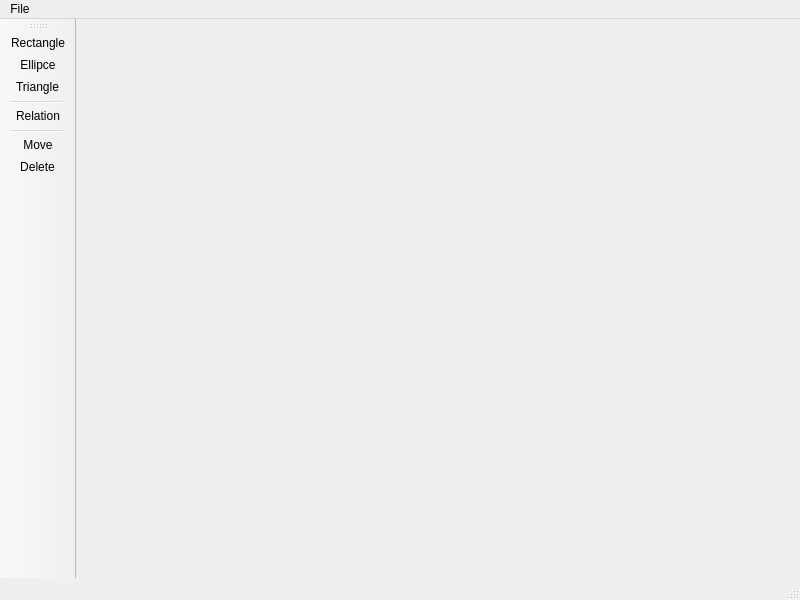
<?xml version="1.0" encoding="UTF-8"?>
<ui version="4.0">
 <class>MainWindow</class>
 <widget class="QMainWindow" name="MainWindow">
  <property name="geometry">
   <rect>
    <x>0</x>
    <y>0</y>
    <width>800</width>
    <height>600</height>
   </rect>
  </property>
  <property name="windowTitle">
   <string>MainWindow</string>
  </property>
  <widget class="QWidget" name="centralwidget"/>
  <widget class="QMenuBar" name="menubar">
   <property name="geometry">
    <rect>
     <x>0</x>
     <y>0</y>
     <width>800</width>
     <height>22</height>
    </rect>
   </property>
   <widget class="QMenu" name="menuFile">
    <property name="title">
     <string>File</string>
    </property>
   </widget>
   <addaction name="menuFile"/>
  </widget>
  <widget class="QStatusBar" name="statusbar"/>
  <widget class="QToolBar" name="toolBar">
   <property name="windowTitle">
    <string>toolBar</string>
   </property>
   <attribute name="toolBarArea">
    <enum>LeftToolBarArea</enum>
   </attribute>
   <attribute name="toolBarBreak">
    <bool>false</bool>
   </attribute>
   <addaction name="actionRectangle"/>
   <addaction name="actionEllipce"/>
   <addaction name="actionTriangle"/>
   <addaction name="separator"/>
   <addaction name="actionRelation"/>
   <addaction name="separator"/>
   <addaction name="actionMove"/>
   <addaction name="actionDelete"/>
  </widget>
  <action name="actionTriangle">
   <property name="checkable">
    <bool>true</bool>
   </property>
   <property name="text">
    <string>Triangle</string>
   </property>
   <property name="toolTip">
    <string>add Triangle</string>
   </property>
   <property name="shortcut">
    <string>Ctrl+T</string>
   </property>
  </action>
  <action name="actionEllipce">
   <property name="checkable">
    <bool>true</bool>
   </property>
   <property name="text">
    <string>Ellipce</string>
   </property>
   <property name="toolTip">
    <string>add Ellipce</string>
   </property>
   <property name="shortcut">
    <string>Ctrl+E</string>
   </property>
  </action>
  <action name="actionDelete">
   <property name="checkable">
    <bool>true</bool>
   </property>
   <property name="text">
    <string>Delete</string>
   </property>
   <property name="toolTip">
    <string>Delete Figure/Relation</string>
   </property>
   <property name="shortcut">
    <string>Backspace</string>
   </property>
   <property name="menuRole">
    <enum>QAction::MenuRole::NoRole</enum>
   </property>
  </action>
  <action name="actionRelation">
   <property name="checkable">
    <bool>true</bool>
   </property>
   <property name="text">
    <string>Relation</string>
   </property>
   <property name="toolTip">
    <string>add Relation</string>
   </property>
   <property name="shortcut">
    <string>Ctrl+L</string>
   </property>
   <property name="menuRole">
    <enum>QAction::MenuRole::NoRole</enum>
   </property>
  </action>
  <action name="actionRectangle">
   <property name="checkable">
    <bool>true</bool>
   </property>
   <property name="text">
    <string>Rectangle</string>
   </property>
   <property name="toolTip">
    <string>add Rectangle</string>
   </property>
   <property name="shortcut">
    <string>Ctrl+R</string>
   </property>
  </action>
  <action name="actionMove">
   <property name="checkable">
    <bool>true</bool>
   </property>
   <property name="text">
    <string>Move</string>
   </property>
   <property name="toolTip">
    <string>Move Figure</string>
   </property>
   <property name="shortcut">
    <string>Ctrl+M</string>
   </property>
   <property name="menuRole">
    <enum>QAction::MenuRole::NoRole</enum>
   </property>
  </action>
 </widget>
 <resources/>
 <connections/>
</ui>
